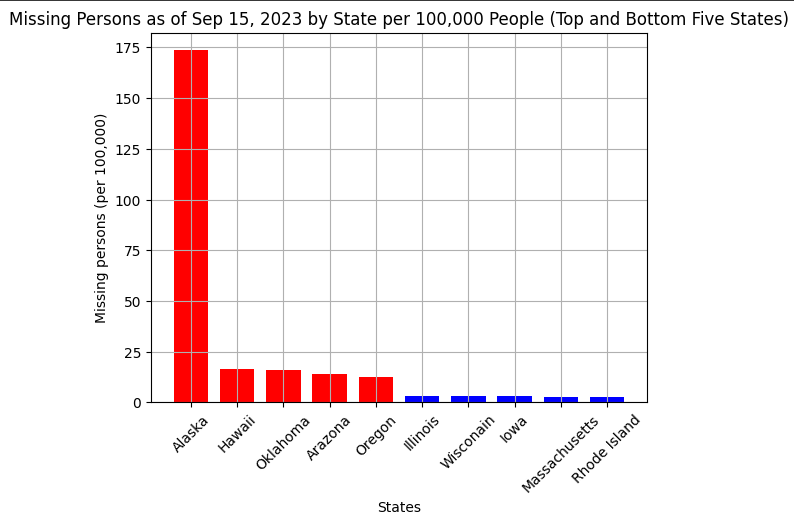

Reproduce this figure in Python.
import matplotlib.pyplot as plt
import numpy as np
import json

top = json.load(open('Special/missingTop5.json', 'r'))
bottom = json.load(open('Special/missingBottom5.json', 'r'))


xAxisT = [key for key, value in top.items()]
yAxisT = [value for key, value in top.items()]
xAxisB = [key for key, value in bottom.items()]
yAxisB = [value for key, value in bottom.items()]
plt.grid(True)

plt.bar(xAxisT, yAxisT, width = .75, color = 'red')
plt.bar(xAxisB, yAxisB, width = .75, color = 'blue')

plt.xlabel('States')
plt.ylabel('Missing persons (per 100,000)')
plt.xticks(rotation=45)
plt.title('Missing Persons as of Sep 15, 2023 by State per 100,000 People (Top and Bottom Five States)')
